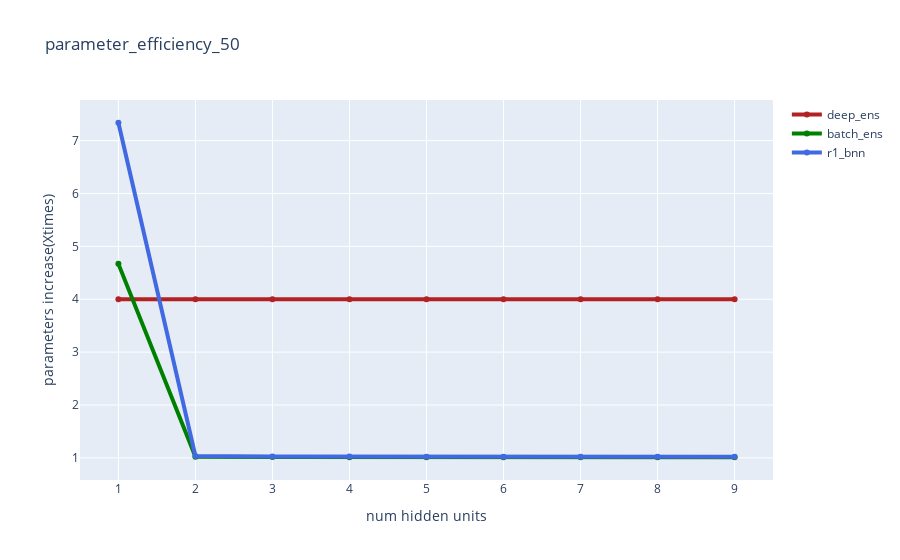

Notebook source saved alongside this figure:
### Code cell
plot_parameter_increase(increase_deep_ens,increase_batch_ens,increase_r1_bnn,hidden_units=50)

### Figure 1 — Plotly figure (JSON) as saved in the notebook; plotly's stock layout.template omitted (floating-point values rounded to 4 significant figures)
{"data": [{"line": {"color": "firebrick", "width": 4}, "name": "deep_ens", "type": "scatter", "x": [1, 2, 3, 4, 5, 6, 7, 8, 9], "y": [4, 4, 4, 4, 4, 4, 4, 4, 4]}, {"line": {"color": "green", "width": 4}, "name": "batch_ens", "type": "scatter", "x": [1, 2, 3, 4, 5, 6, 7, 8, 9], "y": [4.669, 1.022, 1.016, 1.015, 1.014, 1.013, 1.013, 1.013, 1.012]}, {"line": {"color": "royalblue", "width": 4}, "name": "r1_bnn", "type": "scatter", "x": [1, 2, 3, 4, 5, 6, 7, 8, 9], "y": [7.338, 1.038, 1.028, 1.025, 1.024, 1.023, 1.022, 1.022, 1.021]}], "layout": {"title": {"text": "parameter_efficiency_50"}, "xaxis": {"title": {"text": "num hidden units"}}, "yaxis": {"title": {"text": "parameters increase(Xtimes)"}}}}
